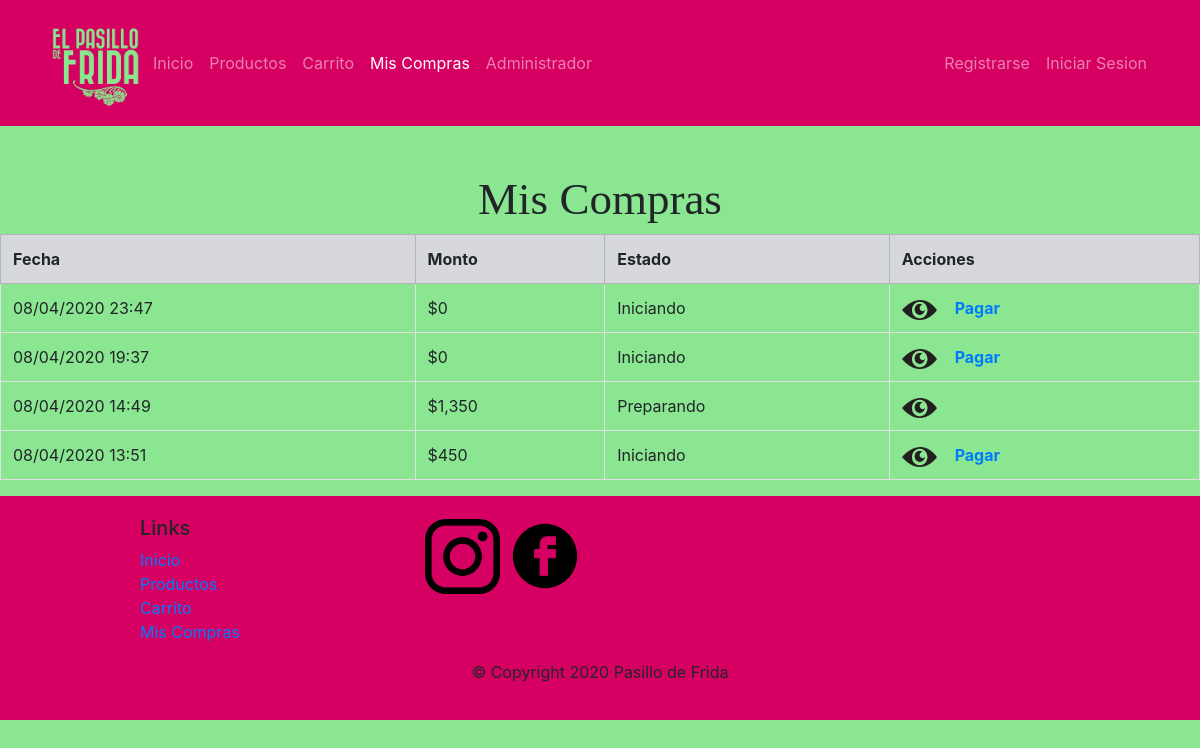
/modulos/miscompras.php (signed in), run on the app's committed database.
### tables this page shows
CREATE TABLE `compra` (
  `id` int(11) NOT NULL,
  `id_cliente` int(11) NOT NULL,
  `fecha` datetime NOT NULL,
  `monto` float NOT NULL,
  `estado` int(11) NOT NULL
);

### configs/funciones.php (called while the page is built, shortened)
	<?php
function fecha($fecha){
	$e = explode("-",$fecha);
	$año = $e[0];
	$mes = $e[1];
	$e2 = explode(" ",$e[2]);
	$dia = $e2[0];
	$tiempo = $e2[1];
	$e3 = explode(":",$tiempo);
	$hora = $e3[0];
	$min = $e3[1];
	return $dia."/".$mes."/".$año." ".$hora.":".$min;
}
function estado($id_estado){
		if($id_estado == 0){
			$status = "Iniciando";
		}elseif($id_estado==1){
			$status = "Preparando";
		}elseif($id_estado == 2){
			$status = "Despachando";
		}elseif($id_estado == 3){
			$status = "Finalizado";
		}else{
			$status = "Indefinido";
		}
		return $status;
}
?>

### configs/configs.php (called while the page is built, shortened)
<?php
	$divisa = "$";
?>

### modulos/miscompras.php (the view, shortened to what this page needs)
<?php
include "../configs/configs.php";
include "../configs/funciones.php";
?>
<!DOCTYPE html>
<html lang="en">
<head>
    <link rel="stylesheet" type="text/css" href="../estilo.css">
    <link rel="stylesheet" href="https://stackpath.bootstrapcdn.com/bootstrap/4.4.1/css/bootstrap.min.css">
</head>
<body>
	<nav class="navbar navbar-dark navbar-expand-sm fixed-top">
        <div class="container">
            <a class="navbar-brand mr-auto" href="../index.html"><img src="../iconos/pasillo.jpg" height="100" width="100"></a>
            <div class="collapse navbar-collapse" id="Navbar">
                <ul class="navbar-nav mr-auto">
                    <li class="nav-item"><a class="nav-link" href="../index.html"> Inicio</a></li>
                    <li class="nav-item"><a class="nav-link" href="./productos.php"> Productos</a></li>
                    <li class="nav-item"><a class="nav-link" href="./carrito.php"> Carrito</a></li>
                    <li class="nav-item active"><a class="nav-link" href="#"> Mis Compras</a></li>
                    <li class="nav-item"><a class="nav-link" href="./adminlogin.php"> Administrador</a></li>
                </ul>
                <ul class="nav navbar-nav navbar-right">
                    <li class="nav-item"><a class="nav-link" href="./registro.php"> Registrarse  </a></li>
                    <li class="nav-item"><a class="nav-link" href="./login.php"> Iniciar Sesion </a></li>
                </ul>
            </div>
        </div>
    </nav>
   <br><br><br>
    <h1 class="titulo">Mis Compras</h1>
    <?php
        $s = $conexion->query("SELECT * FROM compra WHERE id_cliente = '".$_SESSION['id_cliente']."' ORDER BY fecha DESC");
        if(mysqli_num_rows($s)>0){
    ?>
    <div class="contenedor1">
        <div class="table-responsive">
            <table class="table table-bordered table-hover">
                <tr class="table-secondary">
                    <th>Fecha</th>
                    <th>Monto</th>
                    <th>Estado</th>
                    <th>Acciones</th>
                </tr>
                <?php
                    while($r=mysqli_fetch_array($s)){
                ?>
                <tr>
                    <td><?=fecha($r['fecha'])?></td>
                    <td><?=$divisa?><?=number_format($r['monto'])?> </td>
                    <td><?=estado($r['estado'])?></td>
                    <td>
                        <a href="./vercompra.php&id=<?php echo $r['id']?>">
                        <img src="../iconos/ver1.png" width="35" height="20" title="Ver compra" ></a>
                    <?php
                        if(estado($r['estado']) == "Iniciando"){
                    ?>
                        &nbsp; &nbsp;<a title="Pagar" href="./pagarCompra.php&id=<?php echo $r['id']?>"><b>Pagar</b></a>
                    <?php
                        }
                    ?>
                    </td>
                </tr>
                <?php
                    }
                ?>
            </table>
        </div>
    </div>
    <?php
        }else{
    ?>
        <center><i>No ha realizado ninguna compra</i></center>
    <?php
        }
    ?>
    <footer class="footer">
        <div class="container">
            <div class="row">
                <div class="col-4 offset-1 col-sm-2">
                    <h5>Links</h5>
                    <ul class="list-unstyled">
                         <li><a href="../index.html">Inicio</a></li>
                        <li><a href="./productos.php">Productos</a></li>
                        <li><a href="./carrito.php">Carrito</a></li>
                        <li><a href="#">Mis Compras</a></li>
                    </ul>
                </div>
                <div class="col-12 col-sm-4 align-center">
                    <div class="text-center">
                        <a href="http://www.facebook.com/profile.php?id="><img src="../iconos/ins.png" width=75 height=75></a>
                        <a href="https://instagram.com/elpasillodefrida_boutique?igshid=1p9dkng0cq5bu"><img src="../iconos/face.png" width=80 height=80></a>
                    </div>
                </div>
           </div>
           <div class="row justify-content-center">
                <div class="col-auto">
                    <p>© Copyright 2020 Pasillo de Frida</p>
                </div>
           </div>
       </div>
    </footer>
</body>
</html>

### estilo.css (style rules this page uses)
body { background:#8AE691; padding:50px 0px 0px 0px; }
.navbar-dark { background-color: #d60062; }
.footer { background-color: #d60062; margin:0px auto; padding: 20px 0px 20px 0px; }
img { max-width: 100%; }
.titulo { margin-top: 50px; font-size: 45px; font-family: 'Optima'; margin-left: auto; margin-right: auto; text-align: center; }

### modulos/miscompras.php (style rules this page uses)
body { background:#8AE691; }

### data on the page
compra: fecha "08/04/2020 23:47", monto "0", estado "Iniciando"
compra: fecha "08/04/2020 19:37", monto "0", estado "Iniciando"
compra: fecha "08/04/2020 14:49", monto "1,350", estado "Preparando"
compra: fecha "08/04/2020 13:51", monto "450", estado "Iniciando"
